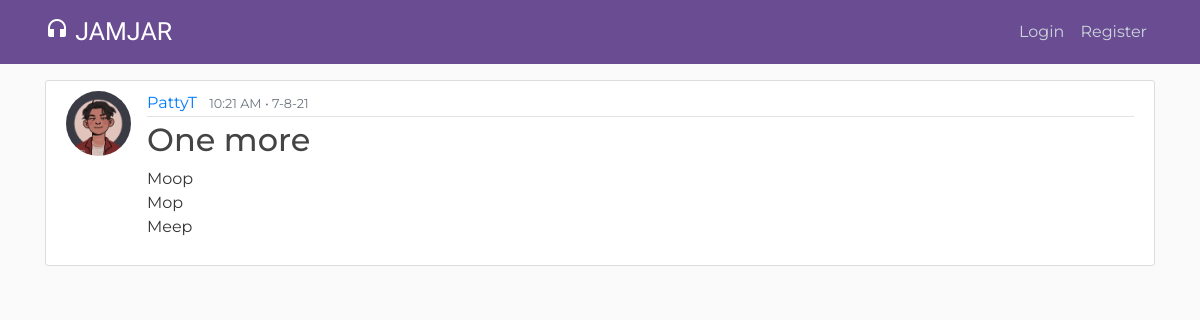
Screenshot of /post/12/ with the database file from the repository.
### blog/models.py (models this page shows, shortened)
class Post(models.Model):
    title = models.CharField(max_length = 100)
    content = models.TextField()
    date_posted = models.DateTimeField(default=timezone.now)
    author = models.ForeignKey(User, on_delete = models.CASCADE)
    likes = models.IntegerField(default=0)

### users/models.py (models this page shows, shortened)
class Profile(models.Model):
    user = models.OneToOneField(User, on_delete=models.CASCADE)
    image = models.ImageField(default='default.jpg', upload_to='profile_pics')
    location = models.CharField(max_length=50, null=True, blank=True)
    bio = models.TextField(max_length=150, null=True, blank=True)

### blog/views.py (the view)
# urls.py: path('post/<int:pk>/', PostDetailView.as_view(), name = 'post-detail'),
class PostDetailView(DetailView):
    model = Post

### blog/templates/blog/post_detail.html (shortened to what this page needs)
{% extends "blog/base.html" %}
{% block content %}
    <article class="media content-section">
        <img class = "rounded-circle article-img" src = "{{ object.author.profile.image.url }}">
        <div class="media-body">
            <div class="article-metadata">
                <a class="mr-2" href="{% url 'user-posts' object.author.username %}">{{ object.author }}</a>
                <small class="text-muted">{{ object.date_posted|date:"g:i A • n-j-y" }}</small>
            </div>
            <h2 class="article-title">{{ object.title }}</h2>
            <p class="article-content">{{ object.content }}</p>
        </div>
    </article>
{% endblock content %}

### blog/static/blog/main.css (style rules this page uses)
body { background: #fafafa; color: #333333; margin-top: 5rem; font-family: 'Montserrat', sans-serif }
h1, h2, h3, h4, h5, h6 { color: #444444; }
.content-section { background: #ffffff; padding: 10px 20px; border: 1px solid #dddddd; border-radius: 3px; margin-bottom: 20px; }
.article-title { color: #444444; }
.article-content { white-space: pre-line; }
.article-img { height: 65px; width: 65px; margin-right: 16px; }
.article-metadata { padding-bottom: 1px; margin-bottom: 4px; border-bottom: 1px solid #e3e3e3 }

### rows the page displays
Post: author.profile.image (picture), author "PattyT", date_posted "10:21 AM • 7-8-21", title "One more", content "Moop Mop Meep"
